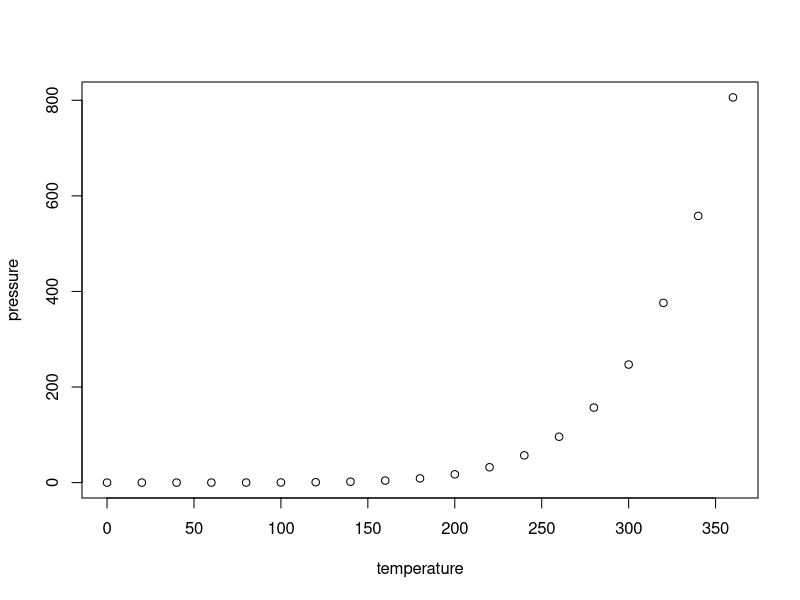
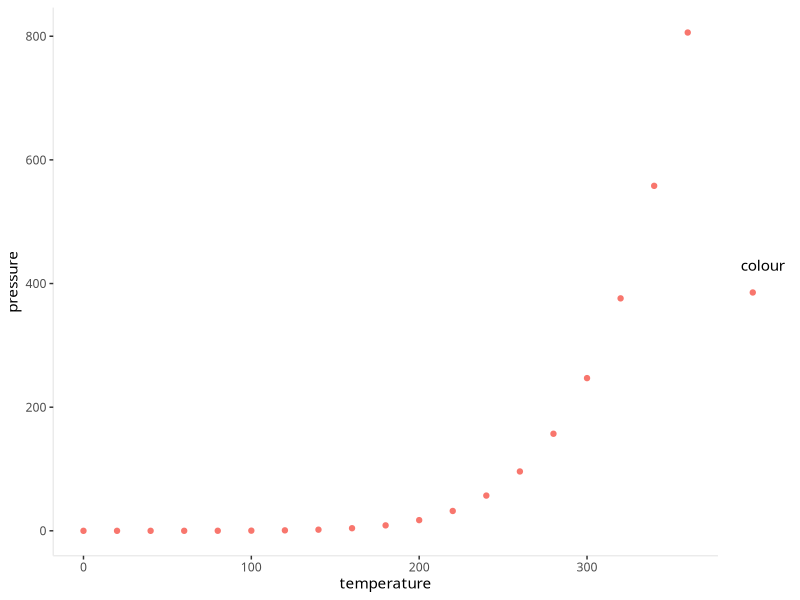

These charts were generated, in order, by the following R code:
## ---- chunk 1
knitr::opts_chunk$set(echo = TRUE)
## ---- chunk 2
summary(cars)
## ---- chunk 3
str(cars)
## ---- chunk 4
plot(pressure)
## ---- chunk 5
require(ggplot2)
require(plotly)

hhj_theme <- theme_classic(base_family="AppleGothic") +
  theme(#axis.text.x = element_text(angle = 45),
    strip.background = element_rect(colour = "white", fill = "white"), 
    axis.line = element_line(colour = "#EBEBEB"), 
    panel.spacing = unit(1, "lines")
  )

theme_set(hhj_theme)
## ---- chunk 6
p <- ggplot(pressure, aes(temperature, pressure, color = "")) +
  geom_point()
p
